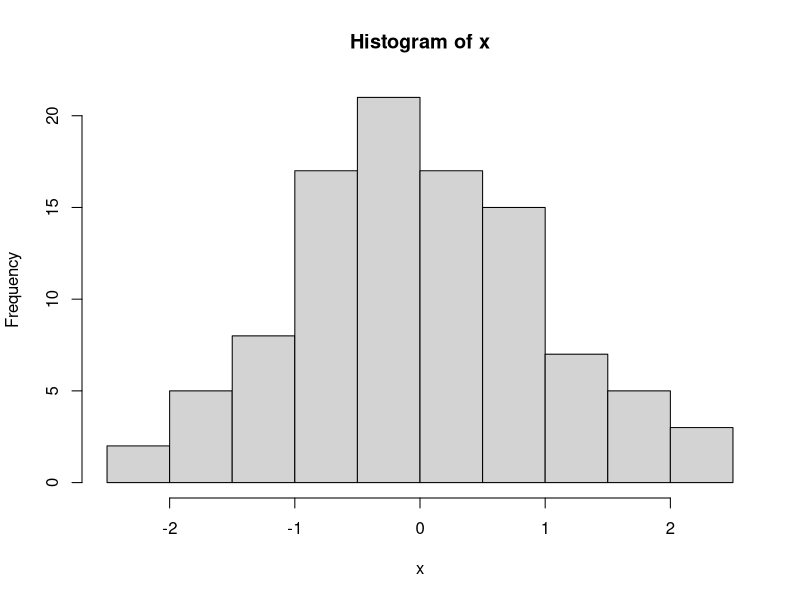

The R script that drew this image:
#comentario

x <- rnorm(100)
hist(x)

##########

#install.packages("gitcreads")

#install.packages("gitcreds")
#library(gitcreds)
#gitcreds_set()
#gitcreds_get()



